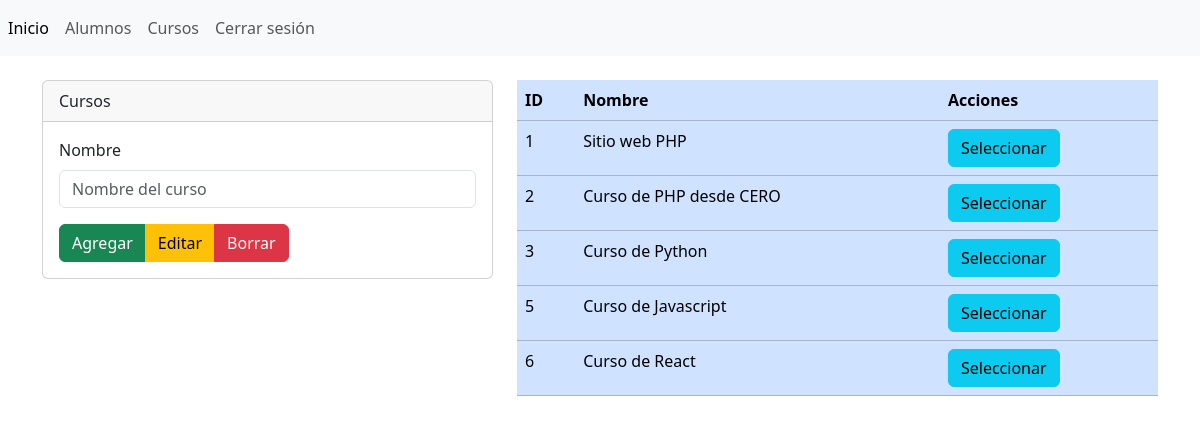
/secciones/vista_cursos.php (signed in), run on the app's committed database.
### tables this page shows
CREATE TABLE `cursos` (
  `id` int(255) NOT NULL,
  `nombre_curso` varchar(255) NOT NULL
);

### secciones/cursos.php (called while the page is built, shortened)
<?php
$conexionBD = BD::crearInstancia();
$nombre_curso = isset($_POST['nombre_curso'])?$_POST['nombre_curso']:'';
$consulta = $conexionBD->prepare("SELECT * FROM cursos");
$consulta->execute();
$listaCursos = $consulta->fetchAll();
?>

### secciones/vista_cursos.php (the view, shortened to what this page needs)
<?php include('../templates/cabecera.php'); ?>
<?php include('../secciones/cursos.php'); ?>
<div class="row">
    <div class="col-12">
        <br/>
        <div class="row">
            <div class="col-md-5">
                <form action="" method="post">
                     <div class="card">
                        <div class="card-header">Cursos</div>
                        <div class="card-body">
                            <div class="mb-3">
                                <label for="nombre_curso" class="form-label">Nombre</label>
                                <input
                                    type="text"
                                    class="form-control"
                                    name="nombre_curso"
                                    id="nombre_curso"
                                    value="<?php echo $nombre_curso; ?>"
                                    aria-describedby="helpId"
                                    placeholder="Nombre del curso"
                                />
                            </div>
                            <div class="btn-group" role="group" aria-label="Button group name">
                                <button type="submit" name="accion" value="agregar" class="btn btn-success">Agregar</button>
                                <button type="submit" name="accion" value="editar" class="btn btn-warning">Editar</button>
                                <button type="submit" name="accion" value="borrar" class="btn btn-danger">Borrar</button>
                            </div>
                        </div>
                    </div>
                </form>
            </div>
            <div class="col-md-7">
                <div class="table-responsive">
                    <table class="table table-primary">
                        <thead>
                            <tr>
                                <th >ID</th>
                                <th >Nombre</th>
                                <th >Acciones</th>
                            </tr>
                        </thead>
                        <tbody>
                            <?php foreach($listaCursos as $curso){?>
                            <tr>
                                <td> <?php echo $curso['id']; ?> </td>
                                <td> <?php echo $curso['nombre_curso']; ?> </td>
                                <td>
                                    <form action="" method="post">
                                        <input type="submit" value="Seleccionar" name="accion" class="btn btn-info">
                                    </form>
                                </td>
                            </tr>
                            <?php } ?>
                        </tbody>
                    </table>
                </div>
            </div>
        </div>
<?php include('../templates/pie.php') ?>

### data on the page
cursos: id "1", nombre_curso "Sitio web PHP"
cursos: id "2", nombre_curso "Curso de PHP desde CERO"
cursos: id "3", nombre_curso "Curso de Python"
cursos: id "5", nombre_curso "Curso de Javascript"
cursos: id "6", nombre_curso "Curso de React"
